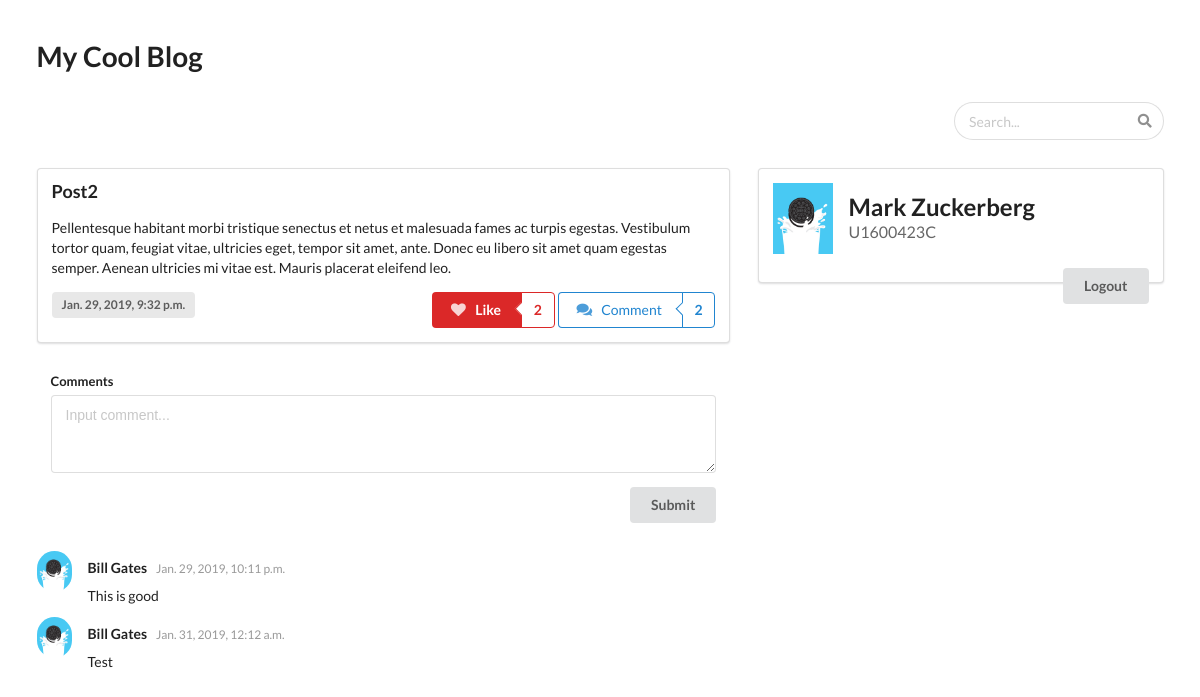
Screenshot of /blogs/comment/2/ (signed in) with the database file from the repository.
### blogs/models.py (models this page shows, shortened)
class Post(models.Model):
    post_id = models.AutoField(primary_key=True)
    post_title = models.CharField(max_length=30, unique=True)
    post_content = models.CharField(max_length=2500)
    timestamp = models.DateTimeField(auto_now_add=True)
    class Meta:
        ordering = ('post_title',)

class Comment(models.Model):
    comment_id = models.AutoField(primary_key=True)
    user = models.ForeignKey(BlogUser, on_delete=models.CASCADE)
    post = models.ForeignKey(Post, on_delete=models.CASCADE)
    comment_content = models.CharField(max_length=250)
    timestamp = models.DateTimeField(auto_now_add=True)
    is_hidden = models.BooleanField(default=False)

class BlogUser(models.Model):
    user = models.OneToOneField(User, on_delete=models.CASCADE)
    matric_no = models.CharField(max_length=9, unique=True, default="")
    liked_posts = models.ManyToManyField(Post)
    class Meta:
        ordering = ('user__last_name',)

### blogs/views.py (the view)
# urls.py: path('comment/<int:post_id>/', views.comment, name='comment'),
def comment(request, post_id):
    post = get_object_or_404(Post, post_id=post_id)
    comments = post.comment_set.all().filter(is_hidden=False)
    context = {
        'comment_form': CommentForm(),
        'post': post,
        'comments': comments
    }
    if request.user.is_authenticated:
        context['bu'] = get_object_or_404(BlogUser, user=request.user)
    else:
        context['user_form'] = BlogUserForm()
    return render(request, 'blogs/comments.html', context)

### blogs/forms.py
class CommentForm(forms.Form):
    comment_content = forms.CharField(widget=forms.Textarea(attrs={
        'placeholder': 'Input comment...',
        'rows': 3
    }))

### blogs/templates/blogs/comments.html (shortened to what this page needs)
{% extends "base_user.html" %}
{% block posts %}
  <div class="ui clearing segment">
    <div class="ui header">
      <div>{{ post.post_title }}</div>
    </div>
    <p>{{ post.post_content }}</p>
    <div>
      <div class="ui label">{{ post.timestamp }}</div>
      {% include "post_buttons.html" with comment_count=comments.count %}
    </div>
  </div>
{% endblock %}
{% block comments %}
  <div class="ui basic clearing segment">
    <form class="ui form" method="post" action="{% url 'blogs:add_comment' post.post_id %}">
      <div class="field">
        <label>Comments</label>
        {{ comment_form.comment_content }}
      </div>
      {% if request.user.is_authenticated %}
        <button class="ui right floated button" type="submit">Submit</button>
      {% else %}
        <button class="ui right floated disabled button" type="submit">Submit</button>
      {% endif %}
    </form>
  </div>
  <div class="ui feed">
    {% for comment in comments %}
      <div class="event">
        <div class="label">
          {% load static %}
          <img src="{% static 'blogs/oreo.jpg' %}" alt="Avatar">
        </div>
        <div class="content">
          <div class="summary">
            {{ comment.user.user.first_name }} {{ comment.user.user.last_name }}
            <div class="date">
              {{ comment.timestamp }}
            </div>
          </div>
          <div class="extra text">
            {{ comment.comment_content }}
          </div>
        </div>
      </div>
    {% endfor %}
  </div>
{% endblock %}
{% block user %}
  {% include "user.html" %}
{% endblock %}

### blogs/templates/post_buttons.html
{% if not request.user.is_authenticated %}
  <div class="ui disabled right floated labeled button" tabindex="0">
    <div class="ui basic blue button">
      <i class="comments icon"></i> Comment
    </div>
    <a class="ui basic left pointing blue label">
      {{ post.comment_set.count }}
    </a>
  </div>
  <div class="ui disabled right floated labeled button" tabindex="0">
    <div class="ui basic red button">
      <i class="heart icon"></i> Like
    </div>
    <a class="ui basic red left pointing label">
      {{ post.bloguser_set.count }}
    </a>
  </div>
{% else %}
  <div class="ui right floated labeled button" tabindex="0">
    <a class="ui basic blue button" href="{% url 'blogs:comment' post.post_id %}">
      <i class="comments icon"></i> Comment
    </a>
    <a class="ui basic left pointing blue label">
      {{ comment_count }}
    </a>
  </div>
  <div class="ui right floated labeled button" tabindex="0">
    {% if bu in post.bloguser_set.all %}
      <a class="ui red button" href="{% url 'blogs:unlike' post.post_id %}?next={{ request.path }}">
        <i class="heart icon"></i> Like
      </a>
    {% else %}
      <a class="ui basic red button" href="{% url 'blogs:like' post.post_id %}?next={{ request.path }}">
        <i class="heart icon"></i> Like
      </a>
    {% endif %}
    <div class="ui basic red left pointing label">
      {{ post.bloguser_set.count }}
    </div>
  </div>
{% endif %}

### blogs/templates/user.html
{% if not request.user.is_authenticated %}
  <form class="ui form" action="{% url 'blogs:login' %}" method="post">
    {% csrf_token %}
    <div class="field">
      <label>Username</label>
      {{ user_form.username }}
    </div>
    <div class="field">
      <label>Password</label>
      {{ user_form.password }}
    </div>
    <button class="ui right floated button" type="submit">Login</button>
  </form>
{% else %}
  {% load static %}
  <h2 class="ui header">
    <img src="{% static "blogs/oreo.jpg" %}" alt="Avatar">
    <div class="content">
      {{ bu.user.first_name }} {{ bu.user.last_name }}
      <div class="sub header">{{ bu.matric_no }}</div>
    </div>
  </h2>
  <a class="ui right floated button" href="{% url 'blogs:logout' %}">Logout</a>
{% endif %}

### rows the page displays
Post: post_title "Post2", post_content "Pellentesque habitant morbi tristique senectus et netus et malesuada fames ac turpis egestas. Vestibulum tortor quam, feugiat vitae, ultricies eget, tempor sit amet, ante. Donec eu libero sit amet quam egestas semper. Aenean ultricies mi vitae est. Mauris placerat eleifend leo.", timestamp "Jan. 29, 2019, 9:32 p.m.", bloguser_set.count "2"
Comment: user.user.first_name "Bill", user.user.last_name "Gates", timestamp "Jan. 29, 2019, 10:11 p.m.", comment_content "This is good"
Comment: user.user.first_name "Bill", user.user.last_name "Gates", timestamp "Jan. 31, 2019, 12:12 a.m.", comment_content "Test"
BlogUser: user.first_name "Mark", user.last_name "Zuckerberg", matric_no "U1600423C"

### other values shown
{{ comment_count }} "2"
